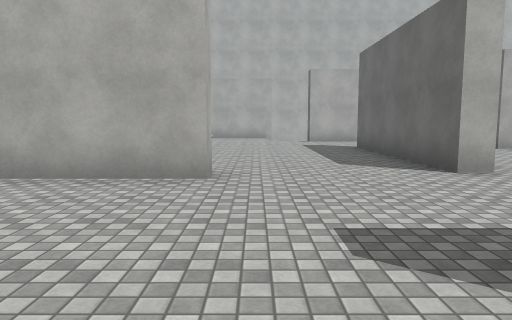
View 1 (above)

22 first-person views from a walk through a scene from a Unity 3-D project. The camera is 1.4 m above the floor, tilts 6° down and sees 70° across. The floor is counted in squares, 2 m on a side. Each view is taken from the middle of a square. On the plan, view 1 faces up. The plan holds only what a view shows up to about 11 squares ahead; the rest is blank. Surface patterns are stand-ins for the level's own textures.

View 2
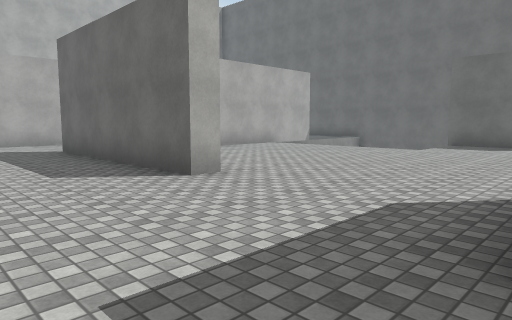

View 3
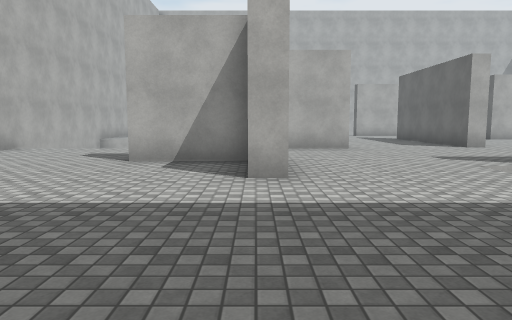

View 4
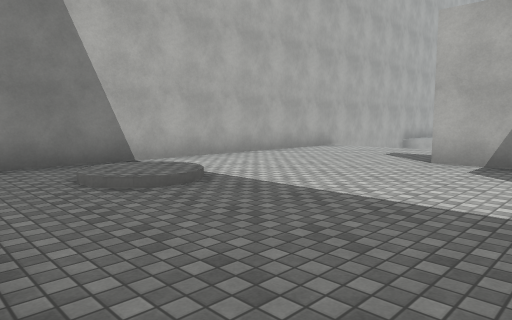

View 5
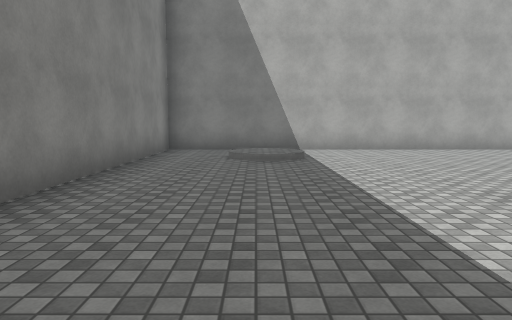

View 6
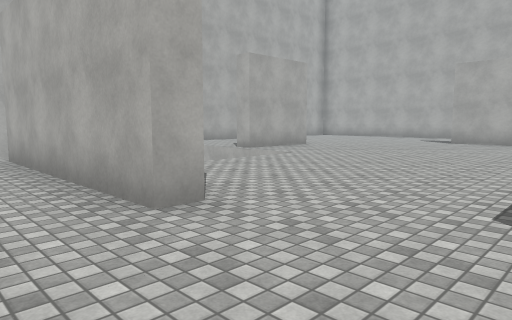

View 7
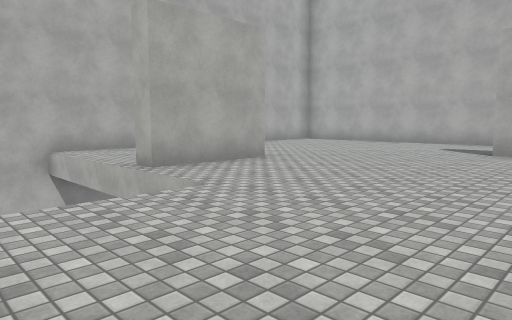

View 8
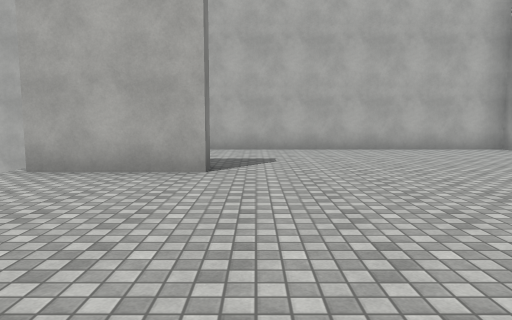

View 9
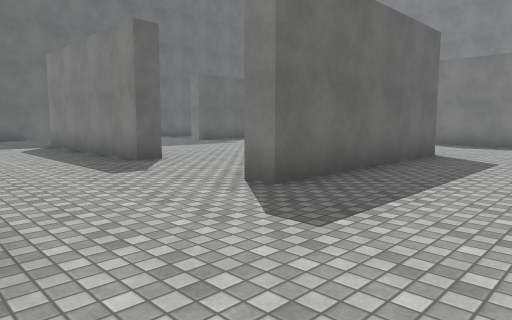

View 10
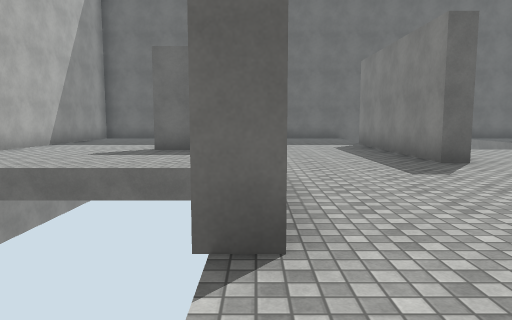

View 11
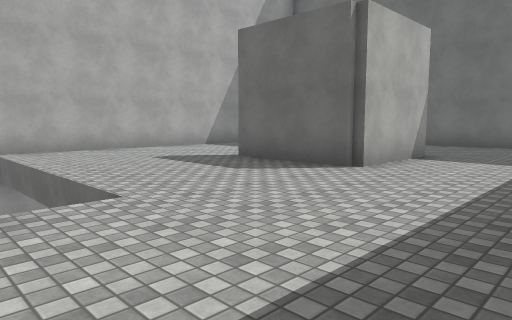

View 12
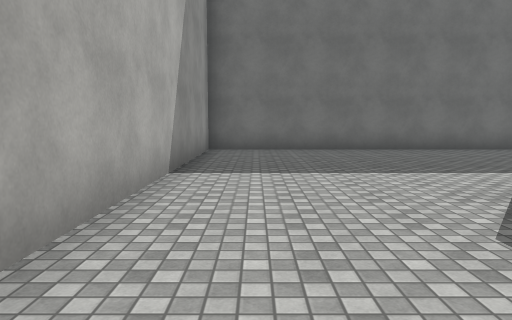

View 13
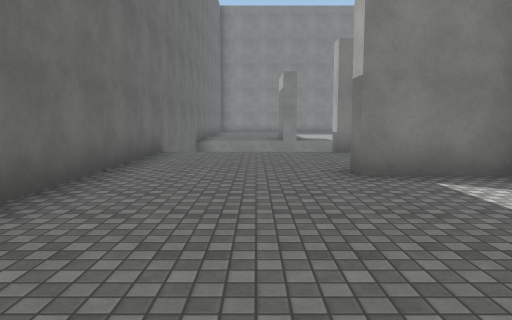

View 14
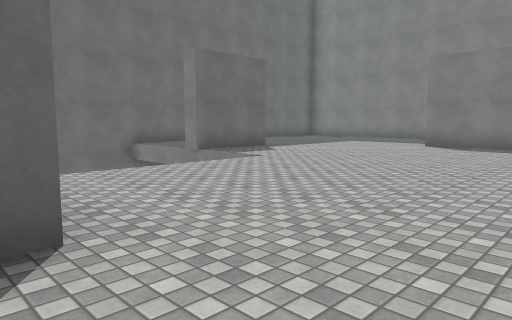

View 15
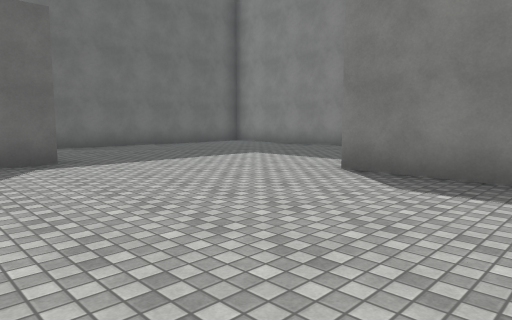

View 16
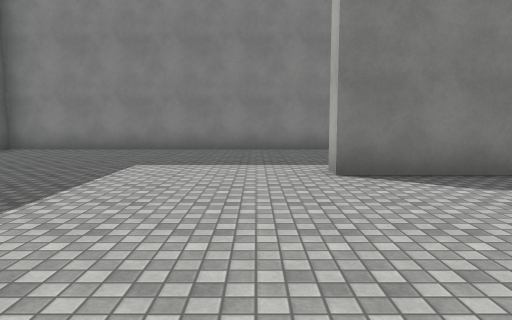

View 17
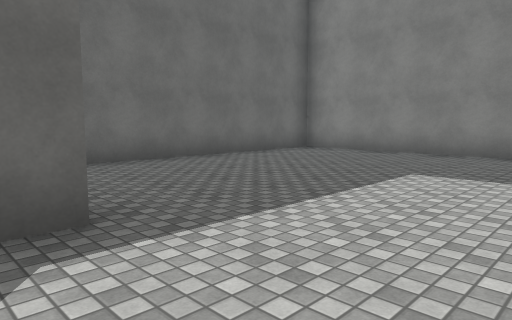

View 18
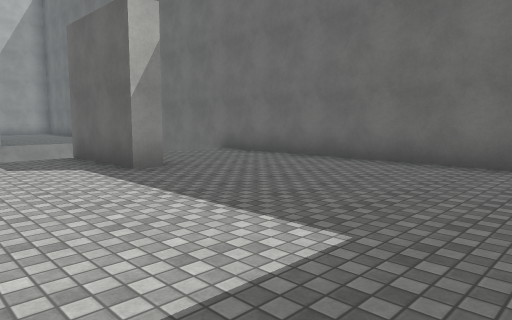

View 19
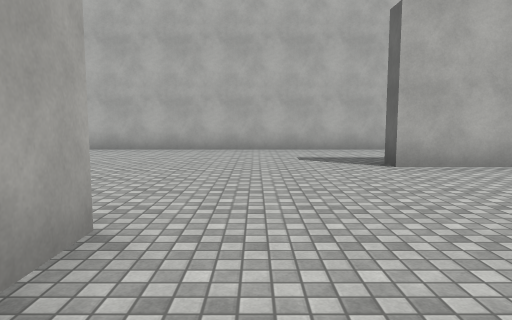

View 20
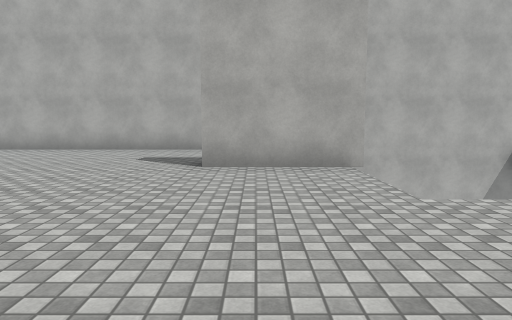

View 21
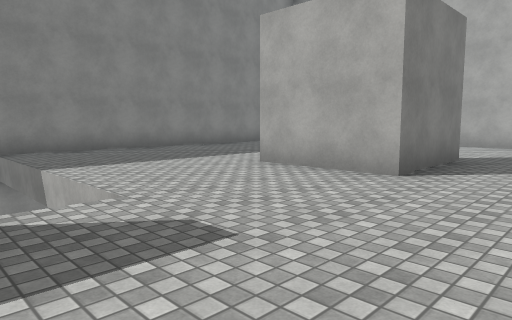

View 22
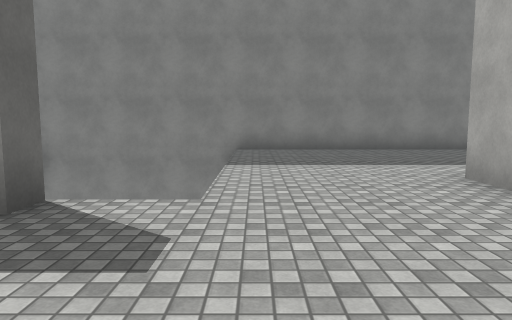

### Floor plan
Points are (right, up) in squares from view 1. A wall is a line through its corners. A room is listed if a view was taken in it or the views show most of it. See-through windows are left out.
Room 1 (views 1, 2, 3, 4, 5, 6, 7, 8, 9, 10, 11, 12, 13, 14, 15, 16, 17, 18, 19, 20, 21, 22)
walls: (3.4, 4.9) (2.8, 4.9) (2.8, 9.8) (3.2, 9.8); (-0.6, 5) (-0.6, 4.5) (-5.6, 4.5); (7.4, 9.3) (6.2, 9.3) (6.2, 9.8) (11.2, 9.8) (11.2, 9.2); (3.8, 12.8) (1.9, 12.8) (1.9, 13.4); (1.9, 0.8) (1.9, 1.3) (4, 1.3); (-3.1, 1.4) (-5.2, 1.4); (5.6, -0.8) (7.9, -0.8) (7.9, -1.4); (0.8, 15.6) (-1.8, 15.6) (-1.8, 16.1); (-5.4, 1.9) (-2.6, 1.9) (-2.6, -0.5) (-3.1, -0.5); (-5.6, 12.3) (-5, 12.3) (-5, 9.8); (9.6, 13.3) (11.6, 13.3) (11.6, 12.8) (9, 12.8) (9, 15.5); (12.1, 2.1) (11.5, 2.1) (11.5, 4.6); (-9.2, 6) (-9.2, -5.2) (2, -5.2); (-0.6, 19.2) (-9.2, 19.2) (-9.2, 8.5); (7.1, -5.2) (15.2, -5.2) (15.2, 6.1); (15.2, 8.1) (15.2, 19.2) (3.9, 19.2)
ways out: gap at (-5, 10); gap at (11, 9)

Where each view was taken, in squares from view 1:
view 1: 0 up, 0 right, facing up
view 2: 1 up, 0 right, facing up-right
view 3: 5 down, 3 left, facing up
view 4: 5 down, 3 left, facing up-left
view 5: 3 down, 0 right, facing left
view 6: 3 up, 2 right, facing up-left
view 7: 7 up, 0 right, facing up-left
view 8: 13 up, 0 right, facing left
view 9: 13 up, 0 right, facing down-right
view 10: 13 up, 0 right, facing right
view 11: 10 up, 4 right, facing up-right
view 12: 18 up, 6 right, facing right
view 13: 18 up, 13 right, facing down
view 14: 10 up, 4 right, facing down-right
view 15: 4 up, 5 right, facing down-right
view 16: 4 up, 9 right, facing down
view 17: 3 up, 9 right, facing down-right
view 18: 3 down, 9 right, facing up-right
view 19: 10 up, 4 left, facing up
view 20: 10 up, 1 left, facing up
view 21: 4 up, 2 right, facing down-left
view 22: 4 up, 0 right, facing down
